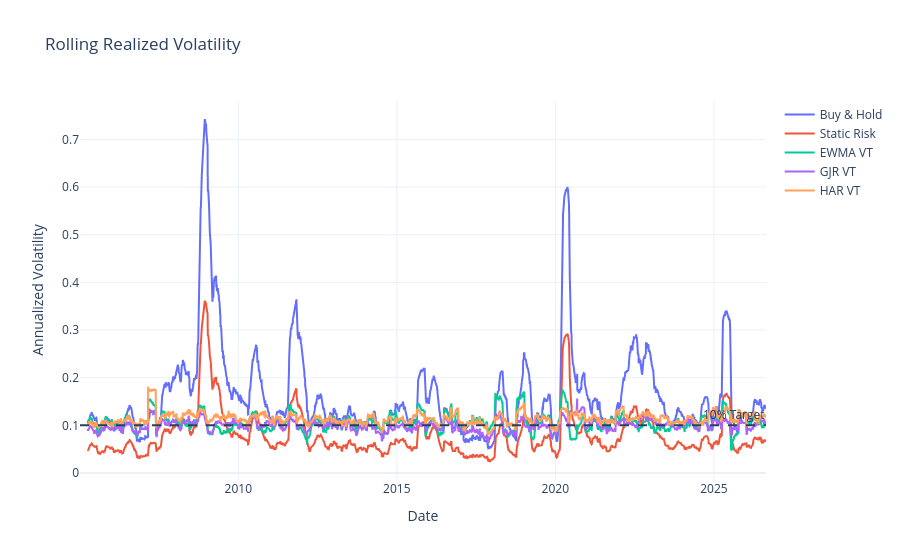

Notebook source saved alongside this figure:
### Code cell
fig = go.Figure()

for col, name in [
    ("buy_hold_realized_vol", "Buy & Hold"),
    ("static_realized_vol", "Static Risk"),
    ("ewma_realized_vol", "EWMA VT"),
    ("gjr_realized_vol", "GJR VT"),
    ("har_realized_vol", "HAR VT")
]:

    fig.add_trace(
        go.Scatter(
            x=bt["date"],
            y=bt[col],
            mode="lines",
            name=name
        )
    )

# Target volatility
fig.add_hline(
    y=TARGET_VOL,
    line_dash="dash",
    annotation_text="10% Target"
)

fig.update_layout(
    title="Rolling Realized Volatility",
    xaxis_title="Date",
    yaxis_title="Annualized Volatility",
    template="plotly_white"
)

fig.show()

### Figure 1 — Plotly figure (JSON) as saved in the notebook; plotly's stock layout.template omitted (floating-point values rounded to 4 significant figures; data arrays with more than 128 entries replaced by an {"elided": "..."} marker saying what was removed)
{"data": [{"mode": "lines", "name": "Buy & Hold", "type": "scatter", "x": {"elided": "5444 str values"}, "y": {"elided": "5444 float values"}}, {"mode": "lines", "name": "Static Risk", "type": "scatter", "x": {"elided": "5444 str values"}, "y": {"elided": "5444 float values"}}, {"mode": "lines", "name": "EWMA VT", "type": "scatter", "x": {"elided": "5444 str values"}, "y": {"elided": "5444 float values"}}, {"mode": "lines", "name": "GJR VT", "type": "scatter", "x": {"elided": "5444 str values"}, "y": {"elided": "5444 float values"}}, {"mode": "lines", "name": "HAR VT", "type": "scatter", "x": {"elided": "5444 str values"}, "y": {"elided": "5444 float values"}}], "layout": {"annotations": [{"showarrow": false, "text": "10% Target", "x": 1, "xanchor": "right", "xref": "x domain", "y": 0.1, "yanchor": "bottom", "yref": "y"}], "shapes": [{"line": {"dash": "dash"}, "type": "line", "x0": 0, "x1": 1, "xref": "x domain", "y0": 0.1, "y1": 0.1, "yref": "y"}], "title": {"text": "Rolling Realized Volatility"}, "xaxis": {"title": {"text": "Date"}}, "yaxis": {"title": {"text": "Annualized Volatility"}}}}
